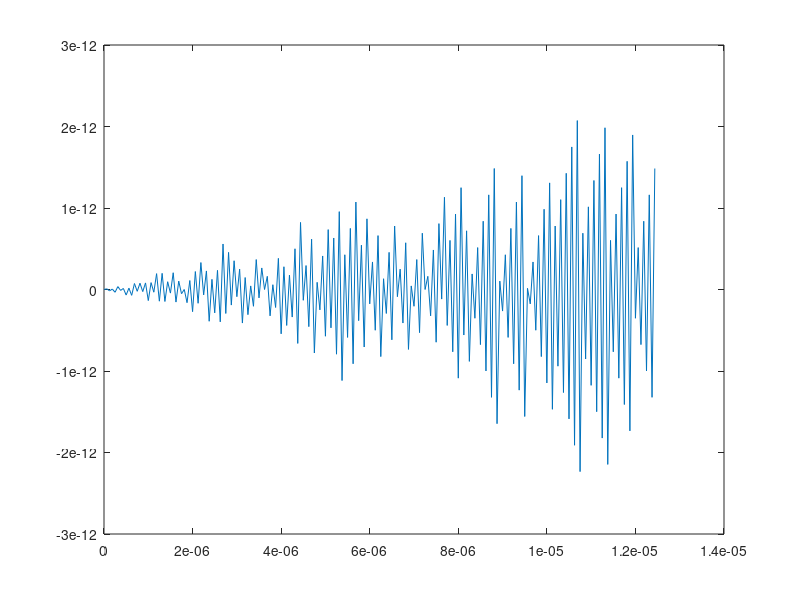

This figure's MATLAB source:
%persiapan signal generation
f_work=8e6;%frekuensi isyarat informasi
%f_carrier=55e6;%frekuensi carrier
power=15;%power kerja
Fs=2*f_work;%sampling frequency
T=1/Fs;%sampling period
L=200;%signal lenght(time observation)
t=(0:L-1)*T;%time vector
N=1000;%jumlah deret impuls
n=(0:N-1);
P=power.*sin(2*pi*f_work.*t);%sinewave generator
P_fft=fft(P);%fourier transform(automatic module)
P_fft_magnitude=abs(P_fft)./L;
figure(1)
plot(t,P)
%persiapan
%signal carrier
%signal carrier
%USB Filter
%f1=10000;
%f2=11000;
%theta1=(2*pi*f1)/Fs;
%theta2=(2*pi*f2)/Fs;
%usb_left=(theta2/pi)*sinc((theta2(n-0.5*N)/pi));
%usb_right=(theta1/pi)*sinc((theta1(n-0.5*N)/pi));
%h(n)=usb_left-usb_right;
%USB Filter
%Amplifier1
%Amplifier1
%Transmission line
cable_lenght=20e3;%spec b dengan 20km kabel
attenuation=1/100;%atenuasi kabel yang dipakai(dB/m)
cable_loss=attenuation*cable_lenght;
gamma=1;%belum siap refrection coef
gamma_db=10*log10(1/1-(abs(gamma)^2));
total_loss_line=10^((-1)*(cable_loss+gamma_db)/10);
%Transmission line
%lowpass filter
%lowpass filter
%Amplifier2
%Amplifier2
